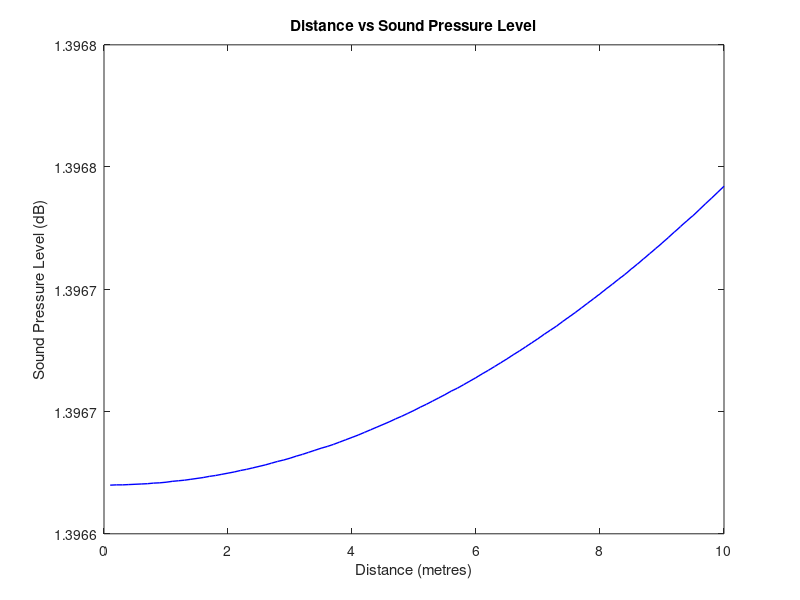
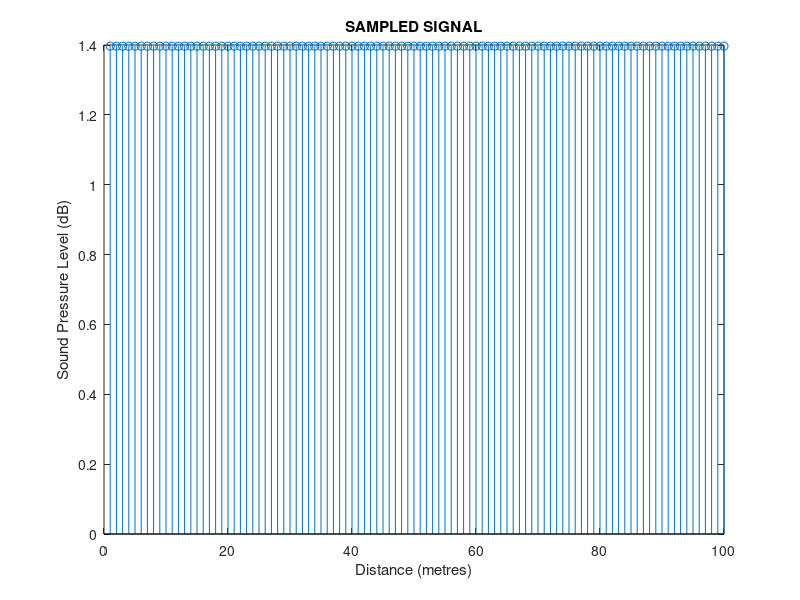
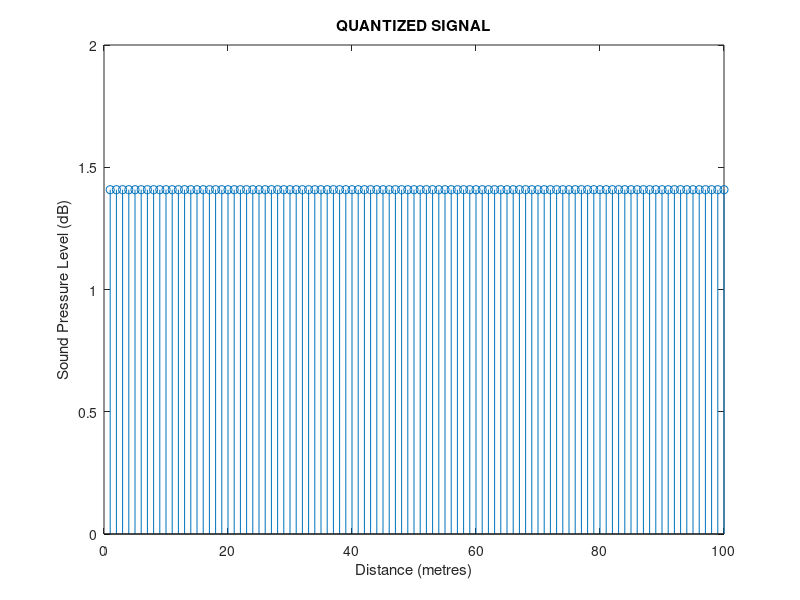

MATLAB code to generate these figures, in order: (Note: this script raises an error after producing the figures.)
clc 
close all
clear all
r=0.1:0.1:10;
r=r.';
Lw=50e-12;
A=2.9;
Qtheta=1;
Lp=(10*log10((Qtheta/(4*pi*(r.^2)))+(4/A)))
% Sampling

f=length(Lp);
r=0.1:0.1:10; %distance

% Plotting the Distance vs SPL data
figure;
plot(r,Lp, 'b', 'LineWidth', 1); 	

title('Distance vs Sound Pressure Level');
xlabel('Distance (metres)' );
ylabel('Sound Pressure Level (dB)');

% Plotting Sampled Signal
figure;
stem(Lp); 	

title('SAMPLED SIGNAL');
xlabel('Distance (metres)');
ylabel('Sound Pressure Level (dB)');

% Modulation done Using PCM
% Quantization
n1=8;                                                 % Number of bits used in Quantization and Modulation
L=2^n1;                                               % Defining number of Quantizatonion Levels
xmax=7;                                               % Maximum Value of the population data
xmin=0;                                               % Minimum Value of the population data
del=(xmax-xmin)/L;                                    % Initialising the delta step value based on the Quantization Levels
partition=xmin:del:xmax;                              % Defining decision lines
codebook=xmin-(del/2):del:xmax+(del/2);               % Defining representation levels
[index,quants]=quantiz(Lp,partition,codebook);        % gives rounded off values of the samples

% Plotting the Quanized Data
figure;
stem(quants);

title('QUANTIZED SIGNAL');
xlabel('Distance (metres)');
ylabel('Sound Pressure Level (dB)');


l1=length(index);     			                     % to convert 1 to n as 0 to n-1 indices
for i=1:l1
    if (index(i)~=0)
        index(i)=index(i)-1;
    end
end
l2=length(quants);
for i=1:l2 			                                 %  to convert the end representation levels within the range.
    if(quants(i)==xmin-(del/2))
        quants(i)=xmin+(del/2);
    end
    if(quants(i)==xmax+(del/2))
        quants(i)=xmax-(del/2);
    end
end

%  Encoding
Code=de2bi(index,'left-msb'); 	                     % Decimal to Binanry Conversion of Indicies
k=1;
for i=1:l1                                           % Converting column vector to row vector
    for j=1:n1
        Encoded_Data(k)=Code(i,j);
        j=j+1;
        k=k+1;
    end
    i=i+1;
end

% Plotting Digital Signal
figure;
stairs(Encoded_Data);

title('DIGITAL SIGNAL');
xlabel('Distance (metres)');
ylabel('Sound Pressure Level (dB)');
axis([0 200 -0.1 1.1])

% Demodulation
code1=reshape(Encoded_Data,n1,(length(Encoded_Data)/n1));
index1=bi2de(code1,'left-msb');
resignal=del*index+xmin+(del/2);

% Plotting Demodulated Signal
figure;
plot(resignal);

title('DEMODULATAED SIGNAL');
xlabel('Distance (metres)');
ylabel('Sound Pressure Level (dB)');